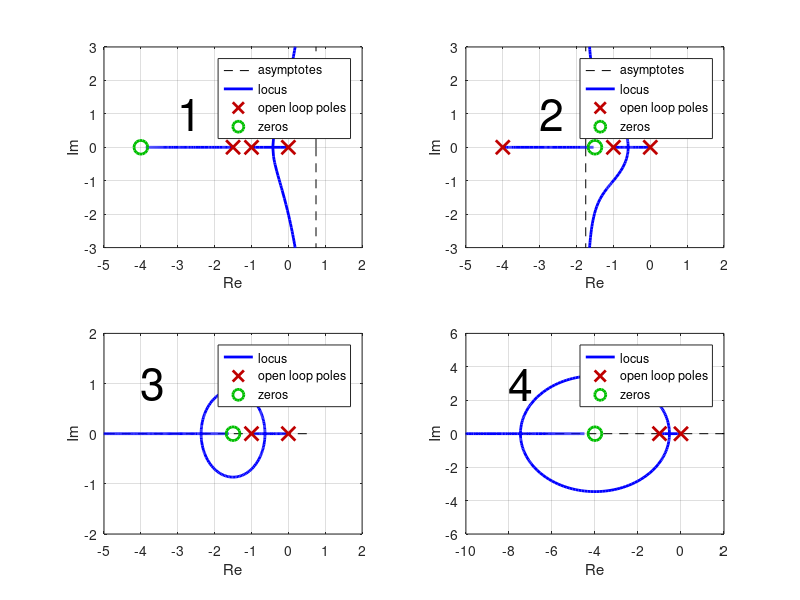

This chart was generated by the following MATLAB code:
%% Root locus exercise. Pair transfer function and root locus
% Kjartan halvorsen
% 2018-02-15

s = tf('s');
kv = 1;
Tv = 1;
h = 0.3;

G = kv/(s*(s*Tv+1))

G1 = G*zpk([-4],[-1.5],1)
G2 = G*zpk([-1.5],[-4],1)
G3 = G*zpk([-1.5],[],1)
G4 = G*zpk([-4],[],1)


figure(1)
%clf
subplot(221)
rlocus(G1)
title('')
xlabel('Re')
ylabel('Im')
xlim([-5, 2])
ylim([-3,3])
text(-3,1, '1', 'fontsize', 32)

subplot(222)
rlocus(G2)
xlabel('Re')
ylabel('Im')
title('')
xlim([-5, 2])
ylim([-3,3])
text(-3,1, '2', 'fontsize', 32)

subplot(223)
rlocus(G3)
xlabel('Re')
ylabel('Im')
title('')
xlim([-5, 2])
ylim([-2,2])
text(-4,1, '3', 'fontsize', 32)

subplot(224)
rlocus(G4)
xlabel('Re')
ylabel('Im')
title('')
xlim([-10, 2])
ylim([-6,6])
text(-8,3, '4', 'fontsize', 32)

print -dpdf -bestfit rlocus_2x2.pdf

